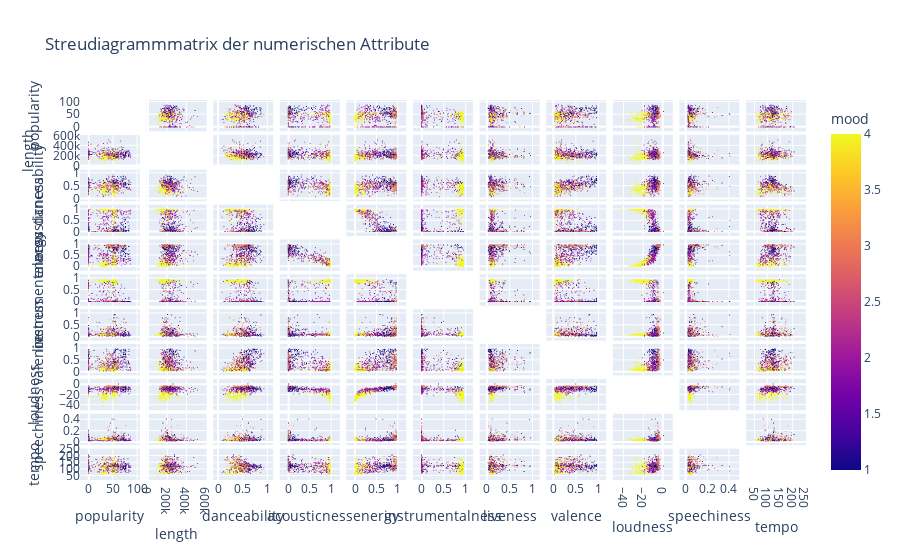

Write notebook code for a chart like this one.
### Markdown cell above
# Aufgabe 7 b) Streudiagrammmatrix

### Code cell
#Code zur Streudiagrammmatrix mit allen numerischen Attributen
fig = px.scatter_matrix(df,
                        dimensions=["popularity", "length", "danceability", "acousticness", "energy", "instrumentalness", "liveness", "valence", "loudness", "speechiness", "tempo"],
                        color="mood",
                       title="Streudiagrammmatrix der numerischen Attribute",
                       labels={col:col.replace('_', ' ') for col in df.columns}) #entfert underlines in Titeln
fig.update_traces(diagonal_visible=False, marker_size=1) #Diagramme, die die selben Werte miteinander vergleichen werden ausgeblendet
fig.show()

### Figure 1 — Plotly figure (JSON) as saved in the notebook; plotly's stock layout.template omitted (floating-point values rounded to 4 significant figures; data arrays with more than 128 entries replaced by an {"elided": "..."} marker saying what was removed)
{"data": [{"diagonal": {"visible": false}, "dimensions": [{"axis": {"matches": true}, "label": "popularity", "values": {"elided": "686 int values"}}, {"axis": {"matches": true}, "label": "length", "values": {"elided": "686 int values"}}, {"axis": {"matches": true}, "label": "danceability", "values": {"elided": "686 float values"}}, {"axis": {"matches": true}, "label": "acousticness", "values": {"elided": "686 float values"}}, {"axis": {"matches": true}, "label": "energy", "values": {"elided": "686 float values"}}, {"axis": {"matches": true}, "label": "instrumentalness", "values": {"elided": "686 float values"}}, {"axis": {"matches": true}, "label": "liveness", "values": {"elided": "686 float values"}}, {"axis": {"matches": true}, "label": "valence", "values": {"elided": "686 float values"}}, {"axis": {"matches": true}, "label": "loudness", "values": {"elided": "686 float values"}}, {"axis": {"matches": true}, "label": "speechiness", "values": {"elided": "686 float values"}}, {"axis": {"matches": true}, "label": "tempo", "values": {"elided": "686 float values"}}], "hovertemplate": "%{xaxis.title.text}=%{x}<br>%{yaxis.title.text}=%{y}<br>mood=%{marker.color}<extra></extra>", "legendgroup": "", "marker": {"color": {"elided": "686 int values"}, "coloraxis": "coloraxis", "size": 1, "symbol": "circle"}, "name": "", "showlegend": false, "type": "splom"}], "layout": {"coloraxis": {"colorbar": {"title": {"text": "mood"}}, "colorscale": [[0, "#0d0887"], [0.1111, "#46039f"], [0.2222, "#7201a8"], [0.3333, "#9c179e"], [0.4444, "#bd3786"], [0.5556, "#d8576b"], [0.6667, "#ed7953"], [0.7778, "#fb9f3a"], [0.8889, "#fdca26"], [1, "#f0f921"]]}, "dragmode": "select", "legend": {"tracegroupgap": 0}, "title": {"text": "Streudiagrammmatrix der numerischen Attribute"}}}
